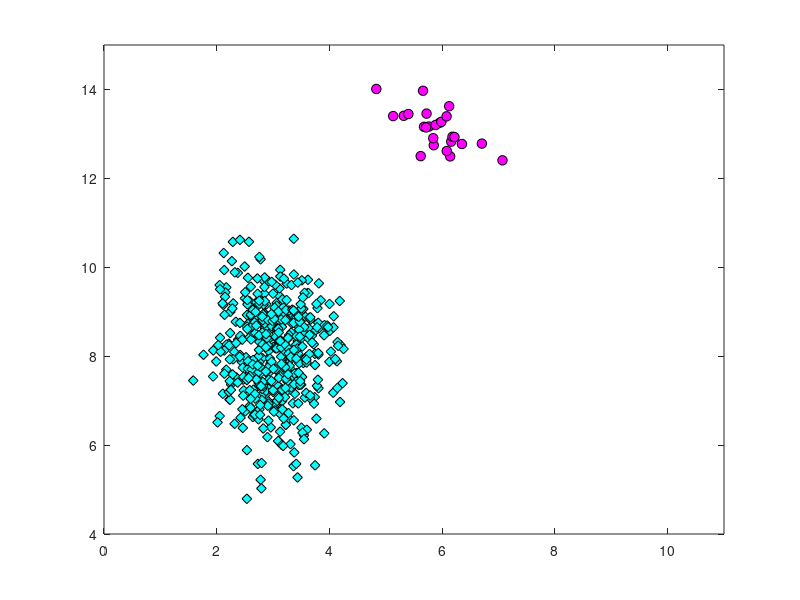
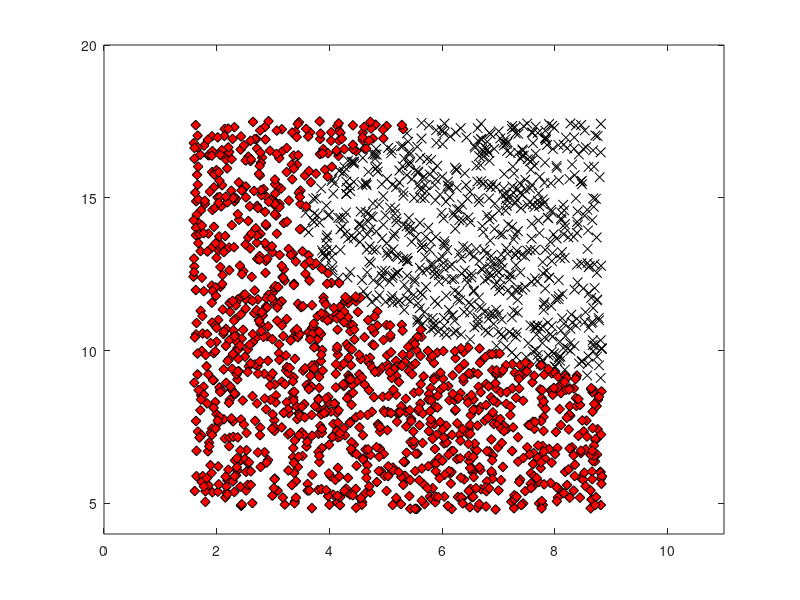
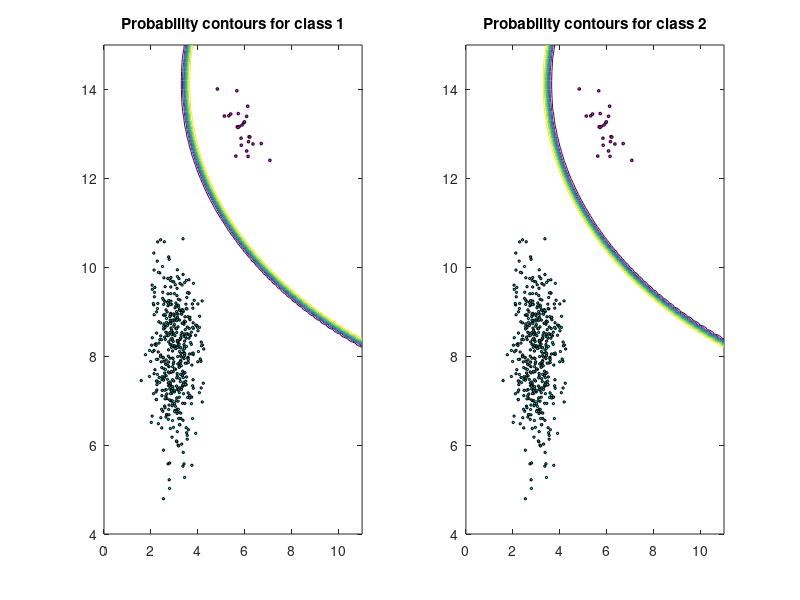

MATLAB code for these plots, in order:
%% This program trains a Bayesian classifier
% using the Maximum likelihood estimate.
% We train it on the helthy and diseased datasets
% provided in cbt2data.mat with and without
% the naive assumption
%% We load the data
clear all; close all;
load cbt2data.mat
% train_diseased = diseased';
% train_healthy = healthy';
% X_train = [train_diseased(:,1); train_healthy(:,1)];
% t_train = [train_diseased(:,2); train_healthy(:,2)];
X_train = [diseased'; healthy']; % We put the training data into a single matrix
t_train = [ones(length(diseased'),1); ones(length(healthy'),1).*2]; % We create a label vector based on the diseased and healthy samples
X_test = newpts';
%% We compute the prior
class1Total = sum(t_train==1); % We count the number of diseased patients
class2Total = sum(t_train==2); % We count the number of healthy patients
probClass1 = class1Total/(class1Total + class2Total); % We compute the dieased prior based on frequency
probClass2 = class2Total/(class1Total + class2Total); % We compute the healthy prior based on frequency
probPrior = [probClass1; probClass2]; % We store priors in vector
% probPrior = [.99; 0.01]; % We give diseased class a strong prior
% probPriot = [0.5; 0.5]; % We compute prior based on 1/C
%% We plot the data
train_colours = {[1,0,1],[0,1,1]};
cl = unique(t_train); % get total number of classes from test set
tag = {'ko','kd'};
figure(1);
hold off
for c = 1:length(cl)
    pos = find(t_train==cl(c)); % get position, or row, of each data point in class
    plot(X_train(pos,1),X_train(pos,2),tag{c},... % plot points of column 1 on x and column 2 on y
        'markersize',7,'linewidth',.5,...
        'markerfacecolor',train_colours{c});
    hold on
end
xlim([0 11]), ylim([4 15]) % max the x and y scales square

%% Find the mean and variance 
% Using the Naive (independence) assumption

for c = 1:length(cl)
    pos = find(t_train==cl(c));
    % Find the means
    class_mean(c,:) = mean(X_train(pos,:)); % class-wise & attribute-wise mean
    class_var(c,:) = var(X_train(pos,:),1); % class-wise & attribute-wise variance
end
%% Compute the predictive probabilities
[Xv,Yv] = meshgrid(0:0.1:11,4:0.1:15); % what is this mesh grid for??, 
Probs = [];
for c = 1:length(cl)
    temp = [Xv(:)-class_mean(c,1) Yv(:)-class_mean(c,2)]; % xnew - mean, tnew - mean
    tempc = diag(class_var(c,:)); % only diagonal, assuming naive? , (co)variance for class
    const = -log(2*pi) - log(det(tempc)); % is it actually easier with log?, why not -1/2 out front?
    Probs(:,:,c) = reshape(exp(const - 0.5*diag(temp*inv(tempc)*temp')),size(Xv)) * probPrior(c); % reshape exp(of function) into size of Xv
end

Probs = Probs./repmat(sum(Probs,3),[1,1,2]); % what is this? full bayes rule? how?, is value of contour line?
% above, divide by sum of probs i.e. divide by marginal??? how does
% function do this???
%% Plot the predictive contours
figure(3);hold off
for i = 1:2
    subplot(1,2,i);
    hold off
    for c = 1:length(cl) % plot the data points for each class
        pos = find(t_train==cl(c));
        plot(X_train(pos,1),X_train(pos,2),tag{c},...
            'markersize',2,'linewidth',.5,...
            'markerfacecolor',train_colours{c});
        hold on
    end
    xlim([0 11])
    ylim([4 15])
    
    contour(Xv,Yv,Probs(:,:,i)); % plot contour line
    ti = sprintf('Probability contours for class %g',i);
    title(ti);
end
%% Maximum likelihood classification for training data
% test = class_var(1,:);
class_probs = [];
for c = 1:length(cl)
    sigma_naive = diag(class_var(c,:)); % we convert row to diagonal elements
    diff_train = [X_train(:,1)-class_mean(c,1) X_train(:,2)-class_mean(c,2)];
    const = 1/sqrt((2*pi()^size(X_train,2)*det(sigma_naive))); % we compute the constanst for the gaussian function
    class_probs = [class_probs const * exp(-1/2*diag(diff_train * inv(sigma_naive) * diff_train'))* probPrior(c)];
end
%% MAP classification for new data
% test = class_var(1,:);
class_probs_new = [];
for c = 1:length(cl)
    sigma_naive = diag(class_var(c,:)); % we convert row to diagonal elements
    diff_train = [X_test(:,1)-class_mean(c,1) X_test(:,2)-class_mean(c,2)];
    const = 1/sqrt((2*pi()^size(X_test,2)*det(sigma_naive))); % we compute the constanst for the gaussian function
    class_probs_new = [class_probs_new const * exp(-1/2*diag(diff_train * inv(sigma_naive) * diff_train'))* probPrior(c)];
end
%% Classify each attribute
[M,Class_train] = max(class_probs,[],2);
[M,Class_new] = max(class_probs_new, [], 2);
%% Plot the training samples
%% Plot the data
train_colours = {[1,0,1],[0,1,1]};
new_colours = {'b','r'};
cl = unique(t_train); % get total number of classes from test set
tag = {'ko','kd'};
tag_new = {'kx','kd'};
figure(2);
hold off
for c = 1:length(cl)
%     pos = find(t_train==cl(c)); % get position, or row, of each data point in class
%     plot(X_train(pos,1),X_train(pos,2),tag{c},... % plot points of column 1 on x and column 2 on y
%         'markersize',7,'linewidth',.5,...
%         'markerfacecolor',train_colours{c});
    pos = find(Class_new==cl(c)); % get position, or row, of each data point in class
    plot(X_test(pos,1),X_test(pos,2),tag_new{c},... % plot points of column 1 on x and column 2 on y
        'markersize',7,'linewidth',.5,...
        'markerfacecolor',new_colours{c});
    hold on
end
xlim([0 11]), ylim([4 20]) % max the x and y scales square
